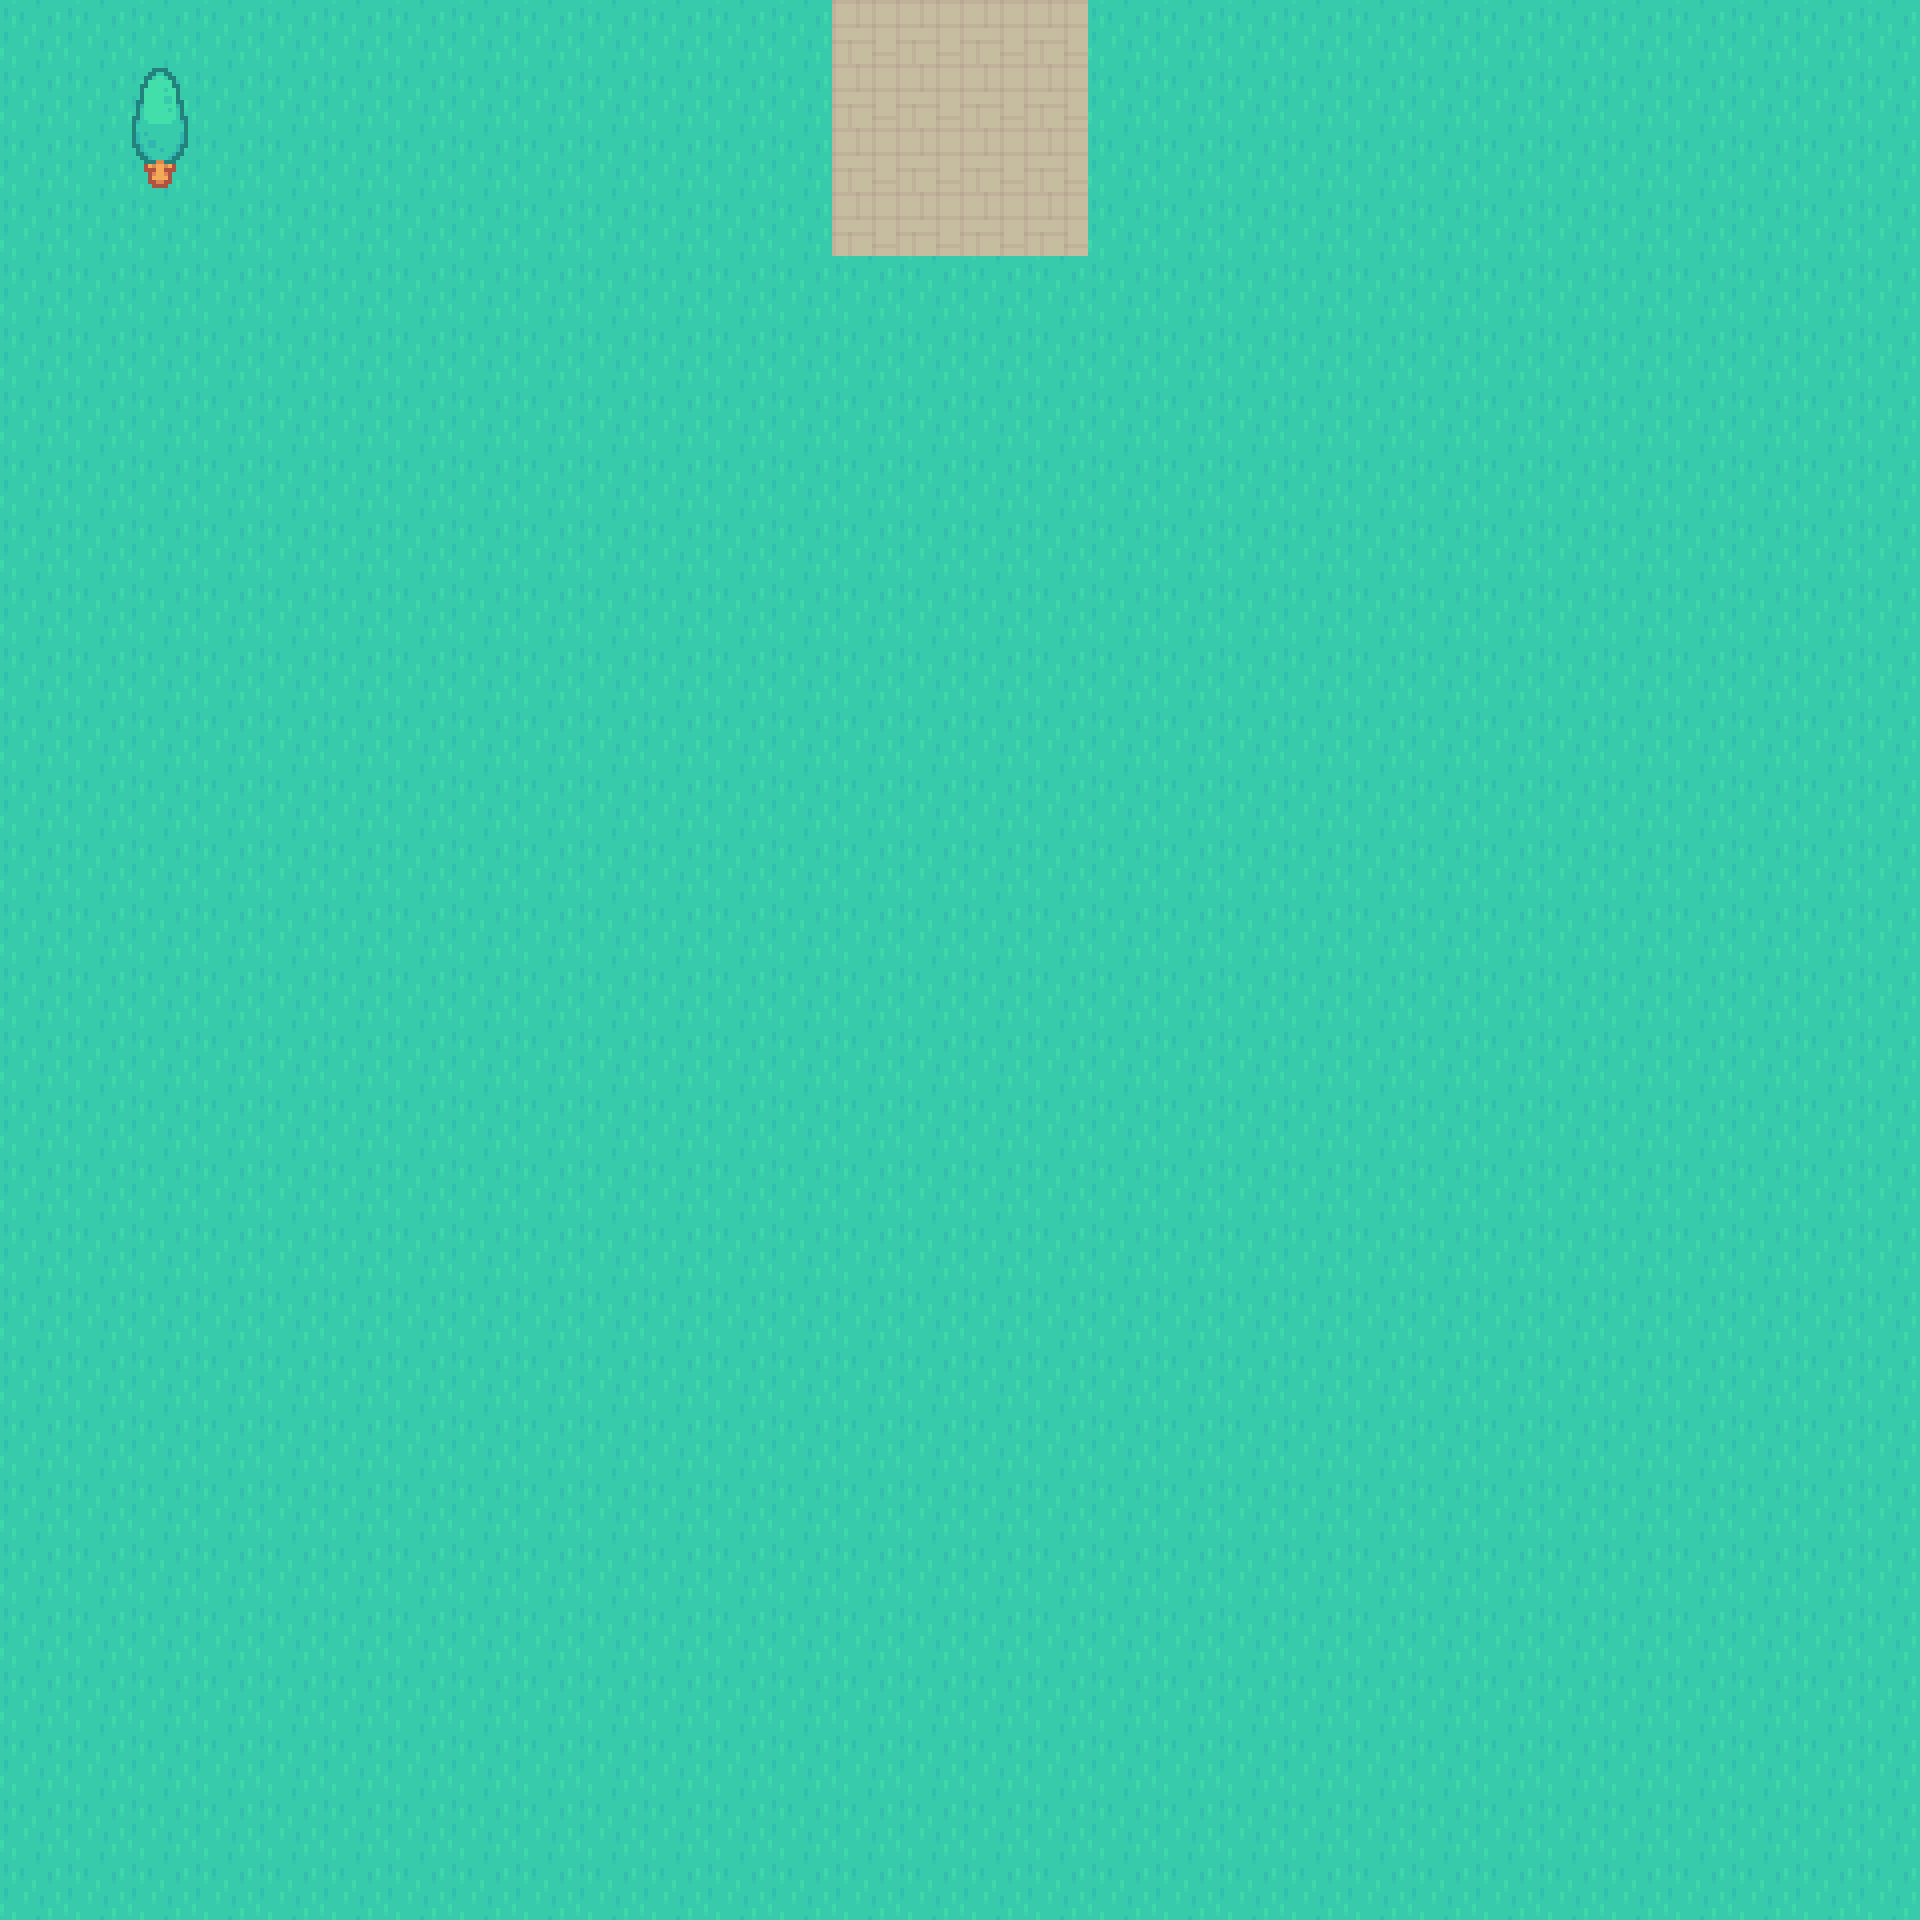

This game map was drawn from its Tiled (.tmx) file and the tilesets committed beside it. A one-line description and the full map source follow:
An orthogonal 30x30 tile map with 64x64 px tiles, 2 tile layers (Background, Foreground) and 4 objects (2x Zombie, Eye).

<map version="1.10" tiledversion="1.10.2" orientation="orthogonal" renderorder="right-down" width="30" height="30" tilewidth="64" tileheight="64" infinite="0" nextlayerid="7" nextobjectid="7">
 <editorsettings>
  <export target="MapOne.lua" format="lua" />
 </editorsettings>
 <tileset firstgid="1" name="tileset" tilewidth="64" tileheight="64" tilecount="54" columns="9">
  <image source="tileset.png" width="576" height="384" />
  <tile id="0">
   <animation>
    <frame tileid="0" duration="100" />
    <frame tileid="1" duration="100" />
    <frame tileid="2" duration="100" />
   </animation>
  </tile>
 </tileset>
 <layer id="1" name="Background" width="30" height="30">
  <data encoding="csv">
11,11,11,11,11,11,11,11,11,11,11,11,11,14,14,14,14,11,11,11,11,11,11,11,11,11,11,11,11,11,
11,11,11,11,11,11,11,11,11,11,11,11,11,14,14,14,14,11,11,11,11,11,11,11,11,11,11,11,11,11,
11,11,11,11,11,11,11,11,11,11,11,11,11,14,14,14,14,11,11,11,11,11,11,11,11,11,11,11,11,11,
11,11,11,11,11,11,11,11,11,11,11,11,11,14,14,14,14,11,11,11,11,11,11,11,11,11,11,11,11,11,
11,11,11,11,11,11,11,11,11,11,11,11,11,11,11,11,11,11,11,11,11,11,11,11,11,11,11,11,11,11,
11,11,11,11,11,11,11,11,11,11,11,11,11,11,11,11,11,11,11,11,11,11,11,11,11,11,11,11,11,11,
11,11,11,11,11,11,11,11,11,11,11,11,11,11,11,11,11,11,11,11,11,11,11,11,11,11,11,11,11,11,
11,11,11,11,11,11,11,11,11,11,11,11,11,11,11,11,11,11,11,11,11,11,11,11,11,11,11,11,11,11,
11,11,11,11,11,11,11,11,11,11,11,11,11,11,11,11,11,11,11,11,11,11,11,11,11,11,11,11,11,11,
11,11,11,11,11,11,11,11,11,11,11,11,11,11,11,11,11,11,11,11,11,11,11,11,11,11,11,11,11,11,
11,11,11,11,11,11,11,11,11,11,11,11,11,11,11,11,11,11,11,11,11,11,11,11,11,11,11,11,11,11,
11,11,11,11,11,11,11,11,11,11,11,11,11,11,11,11,11,11,11,11,11,11,11,11,11,11,11,11,11,11,
11,11,11,11,11,11,11,11,11,11,11,11,11,11,11,11,11,11,11,11,11,11,11,11,11,11,11,11,11,11,
11,11,11,11,11,11,11,11,11,11,11,11,11,11,11,11,11,11,11,11,11,11,11,11,11,11,11,11,11,11,
11,11,11,11,11,11,11,11,11,11,11,11,11,11,11,11,11,11,11,11,11,11,11,11,11,11,11,11,11,11,
11,11,11,11,11,11,11,11,11,11,11,11,11,11,11,11,11,11,11,11,11,11,11,11,11,11,11,11,11,11,
11,11,11,11,11,11,11,11,11,11,11,11,11,11,11,11,11,11,11,11,11,11,11,11,11,11,11,11,11,11,
11,11,11,11,11,11,11,11,11,11,11,11,11,11,11,11,11,11,11,11,11,11,11,11,11,11,11,11,11,11,
11,11,11,11,11,11,11,11,11,11,11,11,11,11,11,11,11,11,11,11,11,11,11,11,11,11,11,11,11,11,
11,11,11,11,11,11,11,11,11,11,11,11,11,11,11,11,11,11,11,11,11,11,11,11,11,11,11,11,11,11,
11,11,11,11,11,11,11,11,11,11,11,11,11,11,11,11,11,11,11,11,11,11,11,11,11,11,11,11,11,11,
11,11,11,11,11,11,11,11,11,11,11,11,11,11,11,11,11,11,11,11,11,11,11,11,11,11,11,11,11,11,
11,11,11,11,11,11,11,11,11,11,11,11,11,11,11,11,11,11,11,11,11,11,11,11,11,11,11,11,11,11,
11,11,11,11,11,11,11,11,11,11,11,11,11,11,11,11,11,11,11,11,11,11,11,11,11,11,11,11,11,11,
11,11,11,11,11,11,11,11,11,11,11,11,11,11,11,11,11,11,11,11,11,11,11,11,11,11,11,11,11,11,
11,11,11,11,11,11,11,11,11,11,11,11,11,11,11,11,11,11,11,11,11,11,11,11,11,11,11,11,11,11,
11,11,11,11,11,11,11,11,11,11,11,11,11,11,11,11,11,11,11,11,11,11,11,11,11,11,11,11,11,11,
11,11,11,11,11,11,11,11,11,11,11,11,11,11,11,11,11,11,11,11,11,11,11,11,11,11,11,11,11,11,
11,11,11,11,11,11,11,11,11,11,11,11,11,11,11,11,11,11,11,11,11,11,11,11,11,11,11,11,11,11,
11,11,11,11,11,11,11,11,11,11,11,11,11,11,11,11,11,11,11,11,11,11,11,11,11,11,11,11,11,11
</data>
 </layer>
 <layer id="2" name="Foreground" width="30" height="30">
  <data encoding="csv">
0,0,0,0,0,0,0,0,0,0,0,0,0,0,14,0,0,0,0,0,0,0,0,0,0,0,0,0,0,0,
0,0,31,0,0,0,0,0,0,0,0,0,0,0,0,0,0,0,0,0,0,0,0,0,0,0,0,0,0,0,
0,0,40,0,0,0,0,0,0,0,0,0,0,0,0,0,0,0,0,0,0,0,0,0,0,0,0,0,0,0,
0,0,0,0,0,0,0,0,0,0,0,0,0,0,0,0,0,0,0,0,0,0,0,0,0,0,0,0,0,0,
0,0,0,0,0,0,0,0,0,0,0,0,0,0,0,0,0,0,0,0,0,0,0,0,0,0,0,0,0,0,
0,0,0,0,0,0,0,0,0,0,0,0,0,0,0,0,0,0,0,0,0,0,0,0,0,0,0,0,0,0,
0,0,0,0,0,0,0,0,0,0,0,0,0,0,0,0,0,0,0,0,0,0,0,0,0,0,0,0,0,0,
0,0,0,0,0,0,0,0,0,0,0,0,0,0,0,0,0,0,0,0,0,0,0,0,0,0,0,0,0,0,
0,0,0,0,0,0,0,0,0,0,0,0,0,0,0,0,0,0,0,0,0,0,0,0,0,0,0,0,0,0,
0,0,0,0,0,0,0,0,0,0,0,0,0,0,0,0,0,0,0,0,0,0,0,0,0,0,0,0,0,0,
0,0,0,0,0,0,0,0,0,0,0,0,0,0,0,0,0,0,0,0,0,0,0,0,0,0,0,0,0,0,
0,0,0,0,0,0,0,0,0,0,0,0,0,0,0,0,0,0,0,0,0,0,0,0,0,0,0,0,0,0,
0,0,0,0,0,0,0,0,0,0,0,0,0,0,0,0,0,0,0,0,0,0,0,0,0,0,0,0,0,0,
0,0,0,0,0,0,0,0,0,0,0,0,0,0,0,0,0,0,0,0,0,0,0,0,0,0,0,0,0,0,
0,0,0,0,0,0,0,0,0,0,0,0,0,0,0,0,0,0,0,0,0,0,0,0,0,0,0,0,0,0,
0,0,0,0,0,0,0,0,0,0,0,0,0,0,0,0,0,0,0,0,0,0,0,0,0,0,0,0,0,0,
0,0,0,0,0,0,0,0,0,0,0,0,0,0,0,0,0,0,0,0,0,0,0,0,0,0,0,0,0,0,
0,0,0,0,0,0,0,0,0,0,0,0,0,0,0,0,0,0,0,0,0,0,0,0,0,0,0,0,0,0,
0,0,0,0,0,0,0,0,0,0,0,0,0,0,0,0,0,0,0,0,0,0,0,0,0,0,0,0,0,0,
0,0,0,0,0,0,0,0,0,0,0,0,0,0,0,0,0,0,0,0,0,0,0,0,0,0,0,0,0,0,
0,0,0,0,0,0,0,0,0,0,0,0,0,0,0,0,0,0,0,0,0,0,0,0,0,0,0,0,0,0,
0,0,0,0,0,0,0,0,0,0,0,0,0,0,0,0,0,0,0,0,0,0,0,0,0,0,0,0,0,0,
0,0,0,0,0,0,0,0,0,0,0,0,0,0,0,0,0,0,0,0,0,0,0,0,0,0,0,0,0,0,
0,0,0,0,0,0,0,0,0,0,0,0,0,0,0,0,0,0,0,0,0,0,0,0,0,0,0,0,0,0,
0,0,0,0,0,0,0,0,0,0,0,0,0,0,0,0,0,0,0,0,0,0,0,0,0,0,0,0,0,0,
0,0,0,0,0,0,0,0,0,0,0,0,0,0,0,0,0,0,0,0,0,0,0,0,0,0,0,0,0,0,
0,0,0,0,0,0,0,0,0,0,0,0,0,0,0,0,0,0,0,0,0,0,0,0,0,0,0,0,0,0,
0,0,0,0,0,0,0,0,0,0,0,0,0,0,0,0,0,0,0,0,0,0,0,0,0,0,0,0,0,0,
0,0,0,0,0,0,0,0,0,0,0,0,0,0,0,0,0,0,0,0,0,0,0,0,0,0,0,0,0,0,
0,0,0,0,0,0,0,0,0,0,0,0,0,0,0,0,0,0,0,0,0,0,0,0,0,0,0,0,0,0
</data>
 </layer>
 <objectgroup id="6" name="Enemies">
  <object id="4" name="Zombie" x="1456" y="752">
   <point />
  </object>
  <object id="5" name="Zombie" x="704" y="960">
   <point />
  </object>
  <object id="6" name="Eye" x="1184" y="1472">
   <point />
  </object>
 </objectgroup>
 <objectgroup id="4" name="Collision" />
 <objectgroup id="5" name="Transition">
  <object id="1" x="832" y="0" width="256" height="32">
   <properties>
    <property name="MapTransition" value="MapTwo" />
    <property name="PlayerX" type="int" value="875" />
    <property name="PlayerY" type="int" value="1750" />
   </properties>
  </object>
 </objectgroup>
</map>
